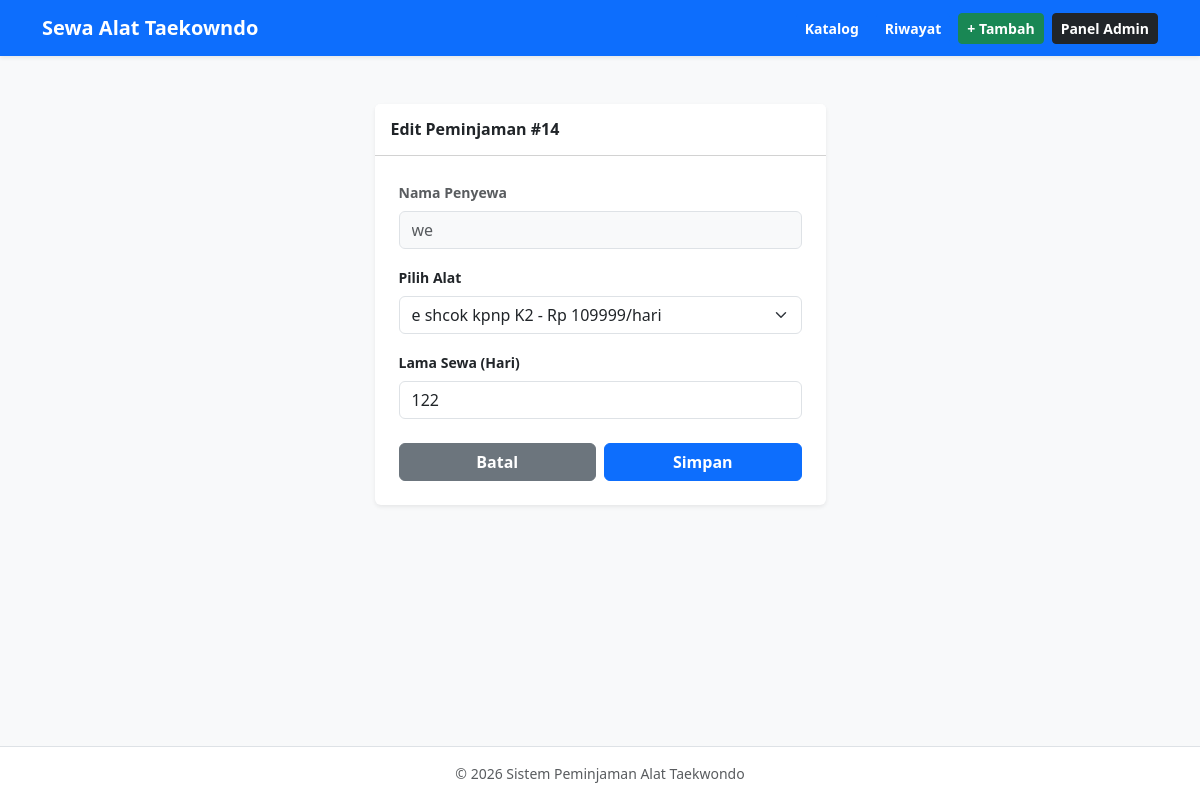
Page /peminjaman/14/edit/ (signed in) on the committed database.
### sewa/models.py (models this page shows, shortened)
class Peminjaman(models.Model):
    STATUS_CHOICES = (
        ('Menunggu', 'Menunggu Konfirmasi'),
        ('Aktif', 'Aktif / Dipinjam'),
    )
    user = models.ForeignKey(User, on_delete=models.CASCADE)
    nama_peminjam = models.CharField(max_length=100, default='Umum')
    alat = models.ForeignKey(Alat, on_delete=models.CASCADE)
    lama_sewa = models.IntegerField(default=1)
    total_bayar = models.IntegerField(default=0)
    tanggal_pinjam = models.DateTimeField(auto_now_add=True)
    status_pembayaran = models.CharField(max_length=20, default='Lunas')
    status_peminjaman = models.CharField(max_length=20, choices=STATUS_CHOICES, default='Menunggu')

class Alat(models.Model):
    nama_alat = models.CharField(max_length=100)
    kategori = models.CharField(max_length=50)
    harga_sewa = models.IntegerField()
    stok = models.IntegerField(default=1)
    foto = models.ImageField(upload_to='foto_alat/', blank=True, null=True)

### sewa/views.py (the view)
# urls.py: path('peminjaman/<int:pk>/edit/', views.edit_peminjaman, name='edit_peminjaman'),
@login_required(login_url='login')
def edit_peminjaman(request, pk):
    if get_role(request.user) != 'admin':
        return redirect('petugas_dashboard')
    peminjaman = get_object_or_404(Peminjaman, pk=pk)
    if request.method == 'POST':
        alat = get_object_or_404(Alat, pk=request.POST.get('alat'))
        lama = int(request.POST.get('lama_sewa', 1))
        peminjaman.alat, peminjaman.lama_sewa, peminjaman.total_bayar = alat, lama, alat.harga_sewa * lama
        peminjaman.save()
        return redirect('admin_dashboard')
    return render(request, 'sewa/edit_peminjaman.html', {'peminjaman': peminjaman, 'daftar_alat': Alat.objects.all()})

### sewa/views.py (called while the page is built)
def get_role(user):
    profil, _ = Profil.objects.get_or_create(user=user, defaults={'role': 'admin' if user.is_superuser else 'petugas'})
    return profil.role

### sewa/templates/sewa/edit_peminjaman.html (shortened to what this page needs)
{% extends 'sewa/base.html' %}
{% block content %}
<div class="row justify-content-center my-4">
    <div class="col-12 col-md-6 col-lg-5">
        <div class="card shadow-sm border-0">
            <div class="card-header bg-white py-3">
                <h6 class="fw-bold m-0">Edit Peminjaman #{{ peminjaman.id }}</h6>
            </div>
            <div class="card-body p-4">
                <form method="POST">
                    <div class="mb-3">
                        <label class="form-label small fw-bold text-muted">Nama Penyewa</label>
                        <input type="text" value="{{ peminjaman.nama_peminjam }}" class="form-control bg-light text-muted" readonly>
                    </div>
                    <div class="mb-3">
                        <label class="form-label small fw-bold">Pilih Alat</label>
                        <select name="alat" class="form-select">
                            {% for a in daftar_alat %}
                                <option value="{{ a.id }}" {% if a.id == peminjaman.alat.id %}selected{% endif %}>
                                    {{ a.nama_alat }} - Rp {{ a.harga_sewa }}/hari
                                </option>
                            {% endfor %}
                        </select>
                    </div>
                    <div class="mb-4">
                        <label class="form-label small fw-bold">Lama Sewa (Hari)</label>
                        <input type="number" name="lama_sewa" value="{{ peminjaman.lama_sewa }}" min="1" class="form-control" required>
                    </div>
                    <div class="row g-2">
                        <div class="col-6">
                            <a href="{% url 'admin_dashboard' %}" class="btn btn-secondary w-100 fw-bold">Batal</a>
                        </div>
                        <div class="col-6">
                            <button type="submit" class="btn btn-primary w-100 fw-bold">Simpan</button>
                        </div>
                    </div>
                </form>
            </div>
        </div>
    </div>
</div>
{% endblock %}

### rows in the picture
Peminjaman: id "14", nama_peminjam "we", alat "e shcok kpnp K2 - Rp 109999/hari", lama_sewa "122"
